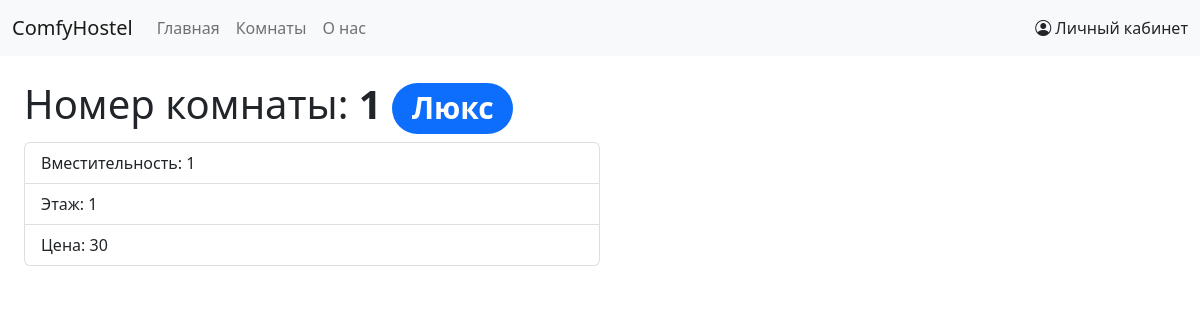
Screenshot of /home/rooms/1 with the database file from the repository.
### home/models.py (models this page shows, shortened)
class Room(models.Model):
    CAPACITY_CHOICES = [
        (1, 1), (2, 2), (3, 3), (4, 4), (5, 5),
    ]
    capacity = models.IntegerField(choices=CAPACITY_CHOICES, default=CAPACITY_CHOICES[0])
    COMFORTABILITY_CHOICES = [
        ("lux", "Люкс"),
        ("semi-lux", "Полу-люкс"),
        ("standard", "Обычный"),
    ]
    comfortability = models.CharField(choices=COMFORTABILITY_CHOICES, max_length=20)
    number = models.IntegerField(primary_key=True, unique=True)
    floor = models.IntegerField()
    price = models.IntegerField()
    STATUSES_LIST = [
        ("available", "Свободна"),
        ("taken", "Занята"),
    ]
    status = models.CharField(max_length=20, choices=STATUSES_LIST, default=STATUSES_LIST[0])

### home/views.py (the view)
# urls.py: path('rooms/<int:pk>', views.RoomsDetailView.as_view(), name='room-detail'),
class RoomsDetailView(generic.DetailView):
    model = Room
    context_object_name = "room"

### home/templates/home/room_detail.html (shortened to what this page needs)
{% extends 'base_generic.html' %}
{% block content %}
    <h1 class="h1">Номер комнаты: <strong>{{ room.number }}</strong>
                <span class="badge bg-primary rounded-pill">{{ room.get_comfortability_display }}</span>
            </h1>
            <div class="list-group col-md-6">
                    <div class="list-group-item">
                        Вместительность: {{ room.capacity }}
                    </div>
                    <div class="list-group-item">
                        Этаж: {{ room.floor }}
                    </div>
            <div class="list-group-item">
                Цена: {{ room.price }}
            </div>
            </div>
{% endblock %}

### rows the page displays
Room: number "1", comfortability "Люкс", capacity "1", floor "1", price "30"
